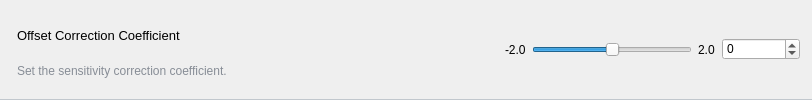
              <widget class="QGroupBox" name="groupBox_7">
               <property name="minimumSize">
                <size>
                 <width>0</width>
                 <height>50</height>
                </size>
               </property>
               <property name="styleSheet">
                <string notr="true">QGroupBox {
	border-top:none;
	border-bottom:1px solid #C1C7CD;
}</string>
               </property>
               <property name="flat">
                <bool>true</bool>
               </property>
               <layout class="QHBoxLayout" name="horizontalLayout_9">
                <item>
                 <layout class="QVBoxLayout" name="verticalLayout_10">
                  <property name="spacing">
                   <number>0</number>
                  </property>
                  <property name="leftMargin">
                   <number>5</number>
                  </property>
                  <property name="topMargin">
                   <number>6</number>
                  </property>
                  <item>
                   <widget class="QLabel" name="label_18">
                    <property name="font">
                     <font>
                      <pointsize>10</pointsize>
                     </font>
                    </property>
                    <property name="styleSheet">
                     <string notr="true"/>
                    </property>
                    <property name="text">
                     <string>Offset Correction Coefficient</string>
                    </property>
                   </widget>
                  </item>
                  <item>
                   <widget class="QLabel" name="label_19">
                    <property name="styleSheet">
                     <string notr="true">color:rgb(135, 141, 150)</string>
                    </property>
                    <property name="text">
                     <string>Set the sensitivity correction coefficient.</string>
                    </property>
                   </widget>
                  </item>
                 </layout>
                </item>
                <item>
                 <spacer name="horizontalSpacer_7">
                  <property name="orientation">
                   <enum>Qt::Orientation::Horizontal</enum>
                  </property>
                  <property name="sizeHint" stdset="0">
                   <size>
                    <width>272</width>
                    <height>20</height>
                   </size>
                  </property>
                 </spacer>
                </item>
                <item>
                 <widget class="QLabel" name="offset_coef0_min">
                  <property name="styleSheet">
                   <string notr="true">background-color:none
</string>
                  </property>
                  <property name="text">
                   <string>-2.0</string>
                  </property>
                 </widget>
                </item>
                <item>
                 <widget class="QSlider" name="offset_coef0_slider">
                  <property name="sizePolicy">
                   <sizepolicy hsizetype="Minimum" vsizetype="Fixed">
                    <horstretch>0</horstretch>
                    <verstretch>0</verstretch>
                   </sizepolicy>
                  </property>
                  <property name="minimumSize">
                   <size>
                    <width>160</width>
                    <height>0</height>
                   </size>
                  </property>
                  <property name="styleSheet">
                   <string notr="true">background-color:none
</string>
                  </property>
                  <property name="minimum">
                   <number>-20</number>
                  </property>
                  <property name="maximum">
                   <number>20</number>
                  </property>
                  <property name="orientation">
                   <enum>Qt::Orientation::Horizontal</enum>
                  </property>
                  <property name="invertedAppearance">
                   <bool>false</bool>
                  </property>
                  <property name="invertedControls">
                   <bool>false</bool>
                  </property>
                 </widget>
                </item>
                <item>
                 <widget class="QLabel" name="offset_coef0_max">
                  <property name="sizePolicy">
                   <sizepolicy hsizetype="Minimum" vsizetype="Preferred">
                    <horstretch>0</horstretch>
                    <verstretch>0</verstretch>
                   </sizepolicy>
                  </property>
                  <property name="minimumSize">
                   <size>
                    <width>18</width>
                    <height>0</height>
                   </size>
                  </property>
                  <property name="styleSheet">
                   <string notr="true">background-color:none
</string>
                  </property>
                  <property name="text">
                   <string>2.0</string>
                  </property>
                 </widget>
                </item>
                <item>
                 <widget class="QSpinBox" name="offset_coef0_spin">
                  <property name="minimumSize">
                   <size>
                    <width>78</width>
                    <height>0</height>
                   </size>
                  </property>
                  <property name="locale">
                   <locale language="English" country="UnitedStates"/>
                  </property>
                  <property name="minimum">
                   <number>-2</number>
                  </property>
                  <property name="maximum">
                   <number>2</number>
                  </property>
                  <property name="singleStep">
                   <number>0</number>
                  </property>
                 </widget>
                </item>
               </layout>
              </widget>
